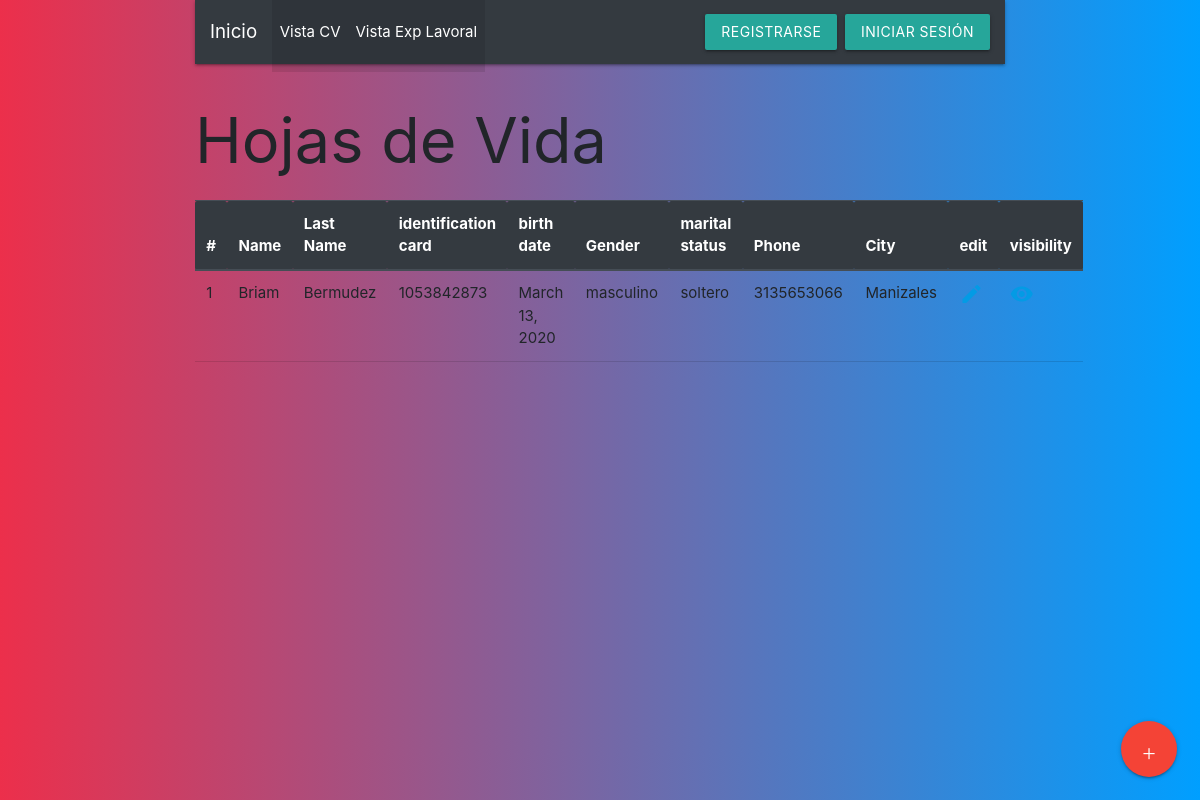
The app's page /carguecv/ with its own data.
### carguecv/models.py (models this page shows)
class cv(models.Model):
    nombre = models.CharField(max_length=50)
    apellido = models.CharField(max_length=50)
    tipo_identificacion = models.ForeignKey(Tipo_Identificacion, null=False, on_delete=models.CASCADE)
    ceduala = models.CharField(max_length=30)
    fecha_nacimiento = models.DateField()
    genero = models.CharField(max_length=15)
    estado_civil = models.CharField(max_length=15)
    telefono = models.CharField(max_length=15)
    Departamento = models.ForeignKey(Departamento, null=False, on_delete=models.CASCADE)
    direccion = models.CharField(max_length=50)
    licencia = models.CharField(max_length=5)
    foto = models.FileField(null=False, upload_to="Foto/%Y/%m/%d")
    experiencia_profesional = models.ForeignKey(Exp_Profesional, null=False, on_delete=models.CASCADE)
    formacion = models.ForeignKey(Formacion, null=False, on_delete=models.CASCADE)
    idioma = models.CharField(max_length=20)
    nivel = models.CharField(max_length=15)
    estado_laboral = models.CharField(max_length=20)
    area = models.ForeignKey(Area, null=False, on_delete=models.CASCADE)
    salario = models.IntegerField()
    carga_cv = models.FileField(null=False, upload_to="Cv/%Y/%m/%d")

class Departamento(models.Model):
    departamento = models.CharField(max_length=200)
    municipio = models.ForeignKey(Municipio, null=False, on_delete=models.CASCADE)
    def __str__(self):
        return self.departamento

### carguecv/views.py (the view)
# urls.py: path('carguecv/',views.BadgetView.as_view(), name='carguecv'),
class BadgetView(ListView):
    template_name = 'carguecv.html'
    model = cv

### templates/carguecv.html
{% extends 'base/base.html' %}
  {% load static %}
  {% block content %}
<h1>Hojas de Vida</h1>
<table class="table" align="left">
    <thead class="thead-dark" align="left">
      <tr>
        <th scope="col">#</th>
        <th scope="col">Name</th>
        <th scope="col">Last Name</th>
        <th scope="col">identification card</th>
        <th scope="col">birth date</th>
        <th scope="col">Gender</th>
        <th scope="col">marital status</th>
        <th scope="col">Phone</th>
        <th scope="col">City</th>
        <th scope="col">edit</th>
        <th scope="col">visibility</th>
      </tr>
    </thead>
    <tbody>
      {% for cv in object_list %}
      <tr>
        <td>{{ cv.id }}</td>
        <td>{{ cv.nombre }}</td>
        <td>{{ cv.apellido }}</td>
        <td>{{ cv.ceduala }}</td>
        <td>{{ cv.fecha_nacimiento }}</td>
        <td>{{ cv.genero }}</td>
        <td>{{ cv.estado_civil }}</td>
        <td>{{ cv.telefono }}</td>
        <td>{{ cv.Departamento }}</td>
        <td>
            <a href="{% url 'editar' cv.id %}">
                <i class="material-icons">mode_edit</i>
            </a>
        </td>
        <td>
            <a href="{% url 'Detail' cv.id %}">
                <i class="material-icons">visibility</i>
            </a>
        </td>
      </tr>
      {% endfor %}
      <div class="fixed-action-btn">
          <a href="{% url 'crear' %}" class="btn-floating btn-large red">
              <i class="large material-icons">+</i>
          </a>
      </div>
    </tbody>
  </table>
{% endblock %}

### templates/base/base.html (style rules this page uses)
body { background: -webkit-linear-gradient(to right, #ec2F4B, #009FFF); background: linear-gradient(to right, #ec2F4B, #009FFF); }

### records on screen
cv: id "1", nombre "Briam", apellido "Bermudez", ceduala "1053842873", fecha_nacimiento "March 13, 2020", genero "masculino", estado_civil "soltero", telefono "3135653066", Departamento "Manizales"
